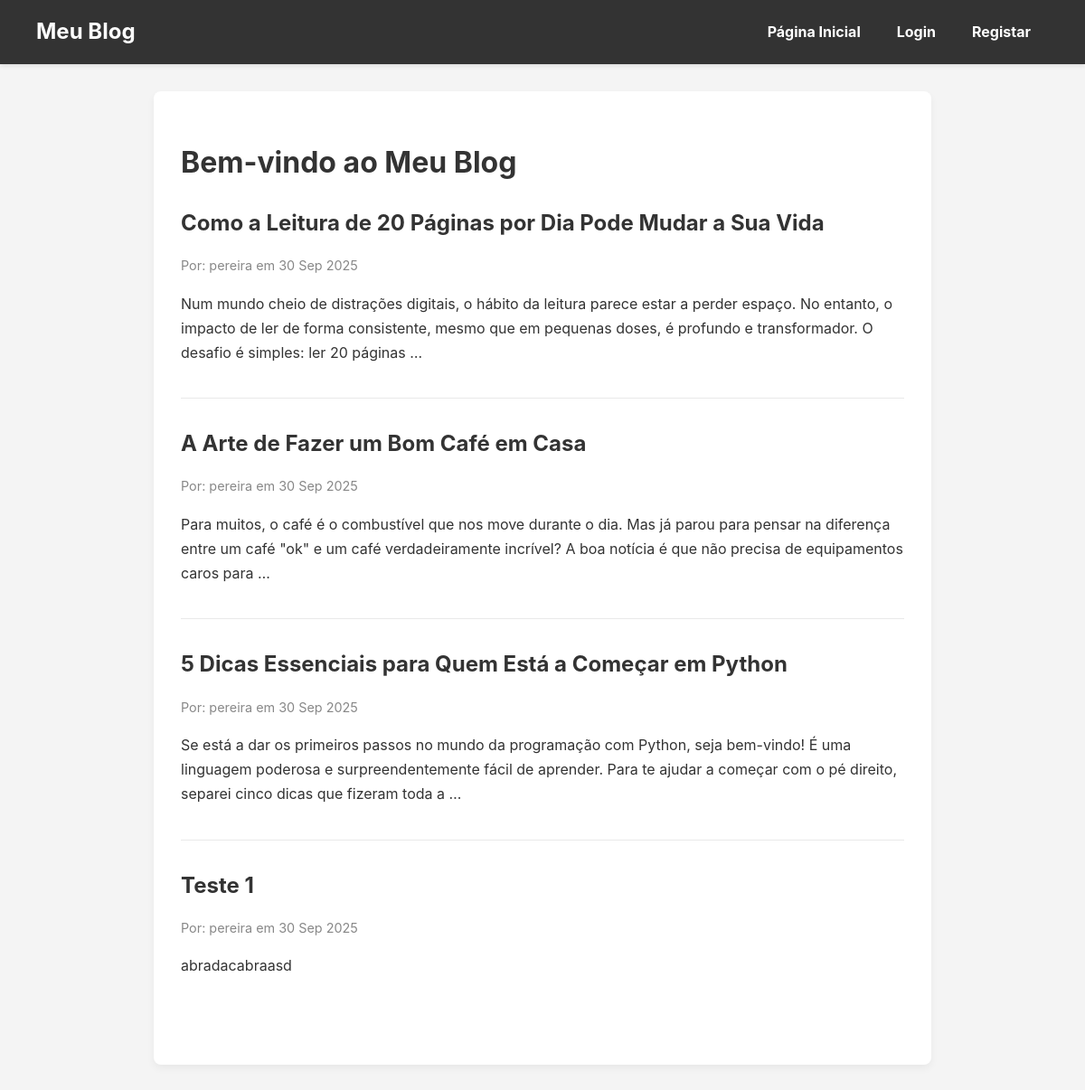
The app's page /, older data.
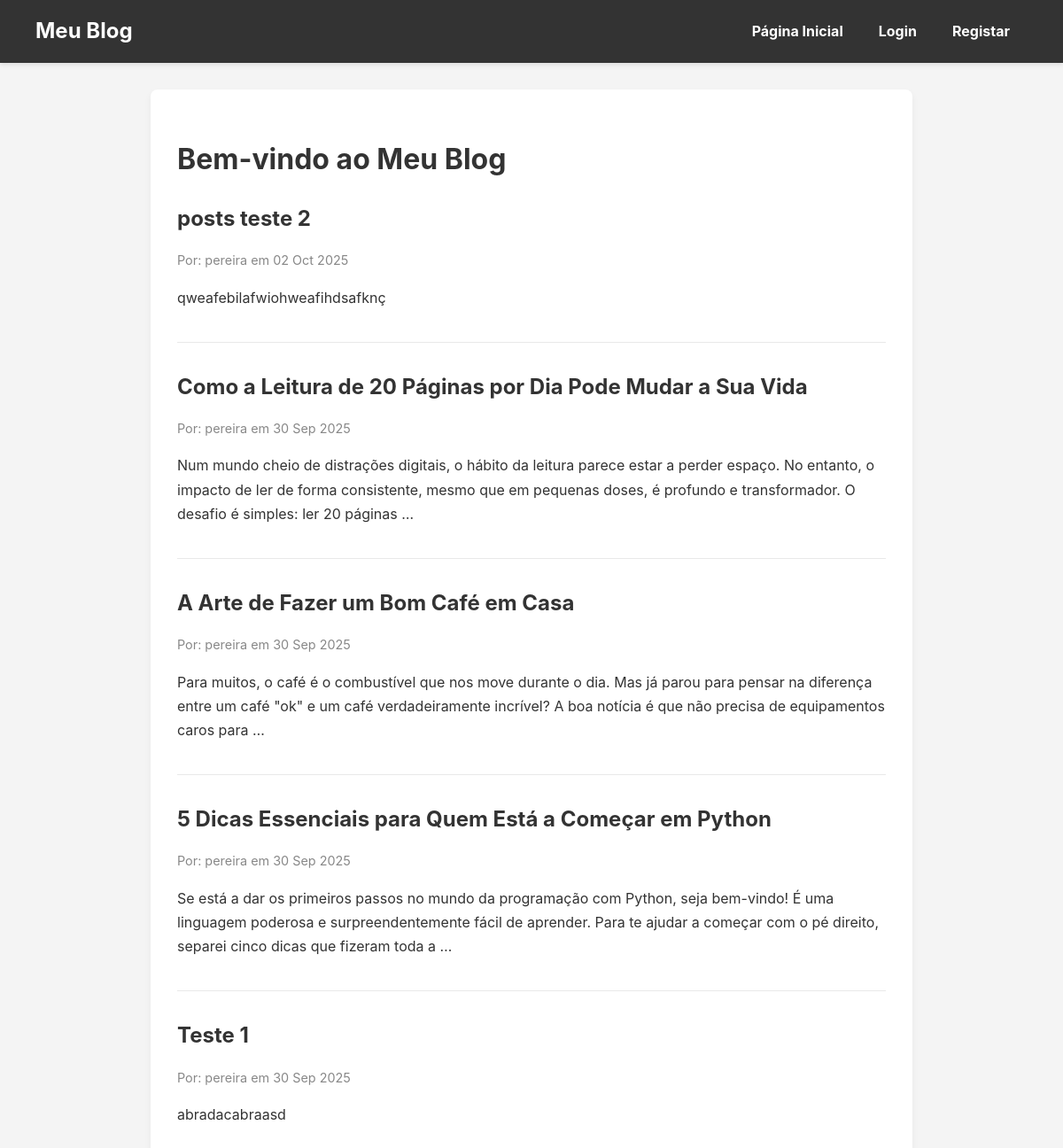
The same page, newer data.
### posts/models.py (models this page shows, shortened)
class Post(models.Model):
    title = models.CharField(max_length=250)
    content = models.TextField()
    author = models.ForeignKey(User, on_delete=models.CASCADE)
    created_at = models.DateTimeField(auto_now_add=True)

### posts/views.py (the view)
# urls.py: path('', views.post_list, name='post_list'),
def post_list(request):
    posts_list = Post.objects.all().order_by("-created_at")
    context = {
        "posts": posts_list,
    }
    return render(request, "posts/post_list.html", context)

### posts/templates/posts/post_list.html (shortened to what this page needs)
{% extends 'posts/base.html' %}
{% block content %}
    <h1>Bem-vindo ao Meu Blog</h1>
    {% for post in posts %}
        <div class="post-preview">
            <h2><a href="{% url 'post_detail' pk=post.pk %}">{{ post.title }}</a></h2>
            <p class="post-meta">Por: {{ post.author.username }} em {{ post.created_at|date:"d M Y" }}</p>
            <p>{{ post.content|truncatewords:40 }}</p>
        </div>
    {% endfor %}
{% endblock %}

Row changes from the older to the newer data that the page shows:
added Post: title "posts teste 2", author.username "pereira", created_at "02 Oct 2025", content "qweafebilafwiohweafihdsafknç"
